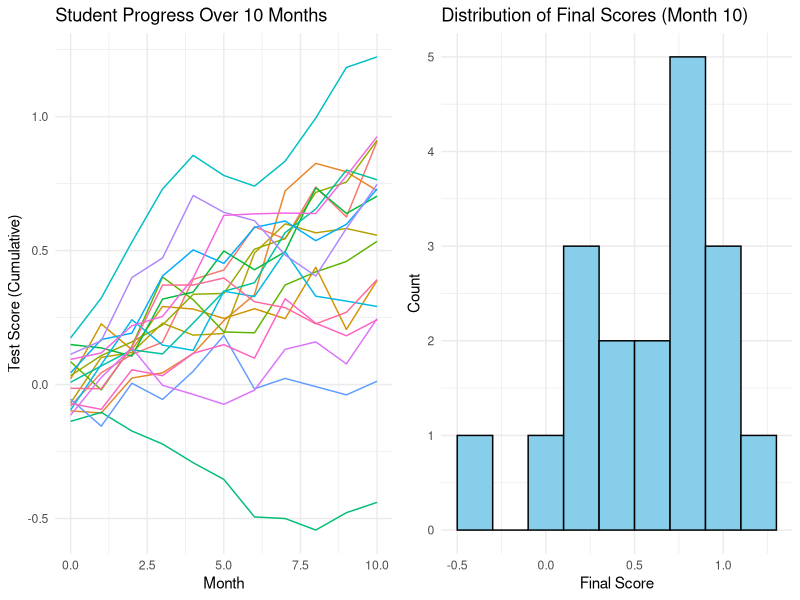

Recreate this plot in R.
## ---- chunk 1
library(ggplot2)
library(tidyr)
library(dplyr)

## Defining the parameters
n_students <- 18
n_months <- 10
drift <- 0.05
variation <- 0.12

## Generating initial test results
initial_scores <- rnorm(n_students, mean = 0, sd = 0.1) 

## Creating a matrix of changes for every student per
monthly_changes <- matrix(rnorm(n_students * n_months, mean = drift, sd = variation), 
                          nrow = n_months, ncol = n_students)

## Adding the initial scores to the matrix
scores <- rbind(initial_scores, monthly_changes)

## Using cumulative sum for each column in our matrix
cumulative_scores <- apply(scores, 2, cumsum)

## Add the timeline (0-10 months)
months <- 0:n_months


## "Casting" to data frame 
scores_df <- as.data.frame(cumulative_scores)
scores_df$Month <- months
scores_long <- pivot_longer(scores_df, cols = -Month, names_to = "Student", values_to = "Score")

## Creating the first graph: X = month, Y = test score
p1 <- ggplot(scores_long, aes(x = Month, y = Score, group = Student, color = Student)) +
  geom_line() +
  labs(title = "Student Progress Over 10 Months", 
       y = "Test Score (Cumulative)", x = "Month") +
  theme_minimal() +
  theme(legend.position = "none") 

# Creating the second graph - A Histogram for test scores
final_scores <- cumulative_scores[nrow(cumulative_scores), ]
p2 <- ggplot(data.frame(Score = final_scores), aes(x = Score)) +
  geom_histogram(binwidth = 0.2, fill = "skyblue", color = "black") +
  labs(title = "Distribution of Final Scores (Month 10)", 
       y = "Count", x = "Final Score") +
  theme_minimal()

library(gridExtra)
grid.arrange(p1, p2, ncol = 2)
